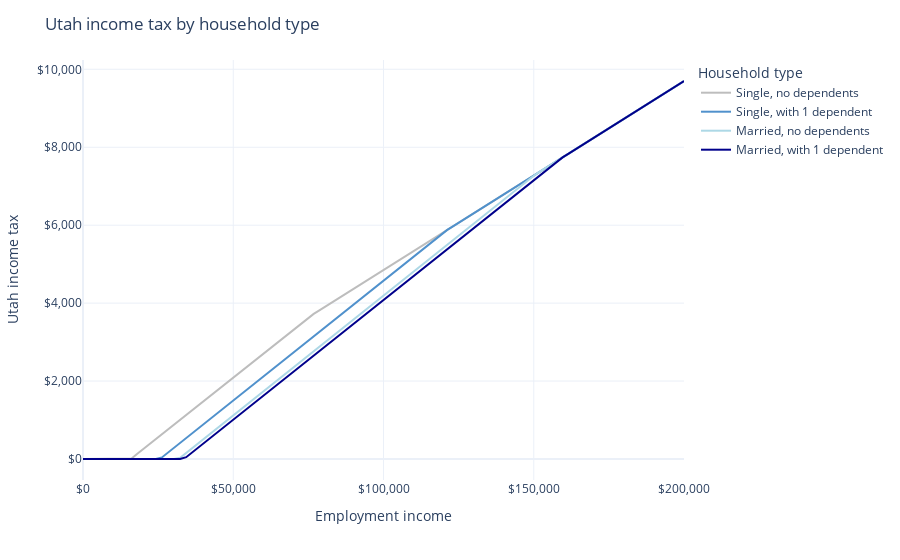

Write notebook code for a chart like this one.
### Markdown cell above
# Utah State income tax

PolicyEngine models Utah's State income tax, including the following components:
* The main rate applied to taxable income (currently 4.85%)
* The (nonrefundable) taxpayer credit
* The income tax exemption

### Code cell
from policyengine_us import Simulation
import plotly.express as px
import pandas as pd


def create_situation(num_dependents, has_spouse):
    situation = {
        "people": {
            "person": {
                "age": 30,
            },
        },
        "tax_units": {
            "tax_unit": {
                "members": ["person"],
            },
        },
        "households": {
            "household": {
                "state_code": "UT",
                "members": ["person"],
            },
        },
        "axes": [
            [
                {
                    "name": "employment_income",
                    "min": 0,
                    "max": 200_000,
                    "count": 100,
                }
            ]
        ],
    }
    for i in range(num_dependents):
        situation["people"][f"person{i}"] = {"age": 10}
        situation["tax_units"]["tax_unit"]["members"].append(f"person{i}")
        situation["households"]["household"]["members"].append(f"person{i}")
    if has_spouse:
        situation["people"]["spouse"] = {"age": 30}
        situation["tax_units"]["tax_unit"]["members"].append("spouse")
        situation["households"]["household"]["members"].append("spouse")
    return situation


def create_simulation(situation):
    return Simulation(
        situation=situation,
    )


single_no_dependents = create_simulation(create_situation(0, False))
single_with_dependents = create_simulation(create_situation(1, False))
married_no_dependents = create_simulation(create_situation(0, True))
married_with_dependents = create_simulation(create_situation(1, True))

employment_income = single_no_dependents.calculate("employment_income")

# Create a dataframe with

df = pd.concat(
    [
        pd.DataFrame(
            {
                "Employment income": employment_income,
                "Utah income tax": simulation.calculate("ut_income_tax"),
                "Household type": household_type,
            }
        )
        for simulation, household_type in [
            (single_no_dependents, "Single, no dependents"),
            (single_with_dependents, "Single, with 1 dependent"),
            (married_no_dependents, "Married, no dependents"),
            (married_with_dependents, "Married, with 1 dependent"),
        ]
    ]
)
GRAY = "#BDBDBD"
BLUE = "#5091cc"
LIGHT_BLUE = "lightblue"
DARK_BLUE = "darkblue"

px.line(
    df,
    x="Employment income",
    y="Utah income tax",
    color="Household type",
    color_discrete_map={
        "Single, no dependents": GRAY,
        "Single, with 1 dependent": BLUE,
        "Married, no dependents": LIGHT_BLUE,
        "Married, with 1 dependent": DARK_BLUE,
    },
    template="plotly_white",
).update_layout(
    title="Utah income tax by household type",
    xaxis_title="Employment income",
    yaxis_title="Utah income tax",
    xaxis_tickformat="$,.0f",
    yaxis_tickformat="$,.0f",
)
